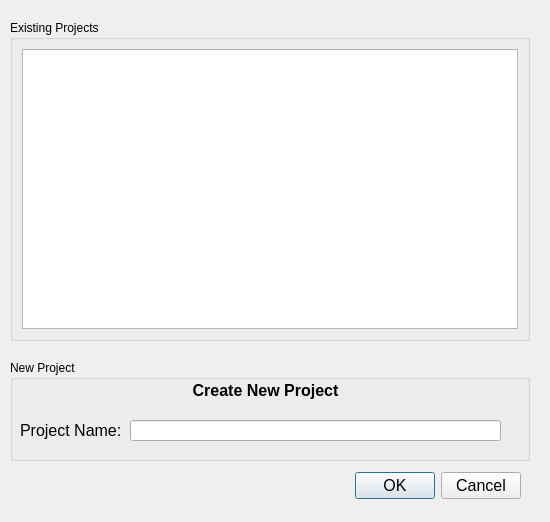
<?xml version="1.0" encoding="UTF-8"?>
<ui version="4.0">
 <class>projectSelectionDialog</class>
 <widget class="QDialog" name="projectSelectionDialog">
  <property name="geometry">
   <rect>
    <x>0</x>
    <y>0</y>
    <width>550</width>
    <height>522</height>
   </rect>
  </property>
  <property name="windowTitle">
   <string>Select or Create Project</string>
  </property>
  <widget class="QDialogButtonBox" name="dialogButtonBox">
   <property name="geometry">
    <rect>
     <x>320</x>
     <y>470</y>
     <width>201</width>
     <height>32</height>
    </rect>
   </property>
   <property name="font">
    <font>
     <pointsize>12</pointsize>
    </font>
   </property>
   <property name="orientation">
    <enum>Qt::Orientation::Horizontal</enum>
   </property>
   <property name="standardButtons">
    <set>QDialogButtonBox::StandardButton::Cancel|QDialogButtonBox::StandardButton::Ok</set>
   </property>
  </widget>
  <widget class="QGroupBox" name="existingProjectsGroupBox">
   <property name="geometry">
    <rect>
     <x>10</x>
     <y>20</y>
     <width>520</width>
     <height>321</height>
    </rect>
   </property>
   <property name="title">
    <string>Existing Projects</string>
   </property>
   <layout class="QFormLayout" name="formLayout">
    <item row="0" column="0" colspan="2">
     <widget class="QListWidget" name="existingProjectsListWidget"/>
    </item>
   </layout>
  </widget>
  <widget class="QGroupBox" name="newProjectGroupBox">
   <property name="geometry">
    <rect>
     <x>10</x>
     <y>360</y>
     <width>520</width>
     <height>101</height>
    </rect>
   </property>
   <property name="title">
    <string>New Project</string>
   </property>
   <widget class="QLabel" name="projectNameLabel">
    <property name="geometry">
     <rect>
      <x>10</x>
      <y>60</y>
      <width>111</width>
      <height>20</height>
     </rect>
    </property>
    <property name="font">
     <font>
      <pointsize>12</pointsize>
     </font>
    </property>
    <property name="text">
     <string>Project Name:</string>
    </property>
   </widget>
   <widget class="QLineEdit" name="projectNameLineEdit">
    <property name="geometry">
     <rect>
      <x>120</x>
      <y>60</y>
      <width>371</width>
      <height>21</height>
     </rect>
    </property>
   </widget>
   <widget class="QLabel" name="CreateProjectLabel">
    <property name="geometry">
     <rect>
      <x>170</x>
      <y>20</y>
      <width>171</width>
      <height>21</height>
     </rect>
    </property>
    <property name="font">
     <font>
      <pointsize>12</pointsize>
      <bold>true</bold>
     </font>
    </property>
    <property name="text">
     <string>Create New Project</string>
    </property>
    <property name="alignment">
     <set>Qt::AlignmentFlag::AlignCenter</set>
    </property>
   </widget>
  </widget>
 </widget>
 <resources/>
 <connections>
  <connection>
   <sender>dialogButtonBox</sender>
   <signal>accepted()</signal>
   <receiver>projectSelectionDialog</receiver>
   <slot>accept()</slot>
   <hints>
    <hint type="sourcelabel">
     <x>248</x>
     <y>254</y>
    </hint>
    <hint type="destinationlabel">
     <x>157</x>
     <y>274</y>
    </hint>
   </hints>
  </connection>
  <connection>
   <sender>dialogButtonBox</sender>
   <signal>rejected()</signal>
   <receiver>projectSelectionDialog</receiver>
   <slot>reject()</slot>
   <hints>
    <hint type="sourcelabel">
     <x>316</x>
     <y>260</y>
    </hint>
    <hint type="destinationlabel">
     <x>286</x>
     <y>274</y>
    </hint>
   </hints>
  </connection>
 </connections>
</ui>
